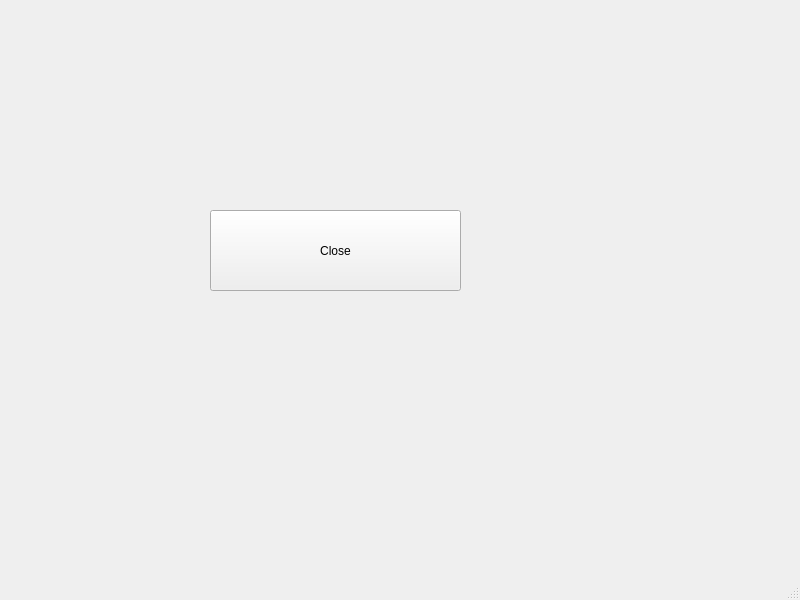
<?xml version="1.0" encoding="UTF-8"?>
<ui version="4.0">
 <class>MainWindow</class>
 <widget class="QMainWindow" name="MainWindow">
  <property name="geometry">
   <rect>
    <x>0</x>
    <y>0</y>
    <width>800</width>
    <height>600</height>
   </rect>
  </property>
  <property name="windowTitle">
   <string>MainWindow</string>
  </property>
  <property name="styleSheet">
   <string notr="true"/>
  </property>
  <widget class="QWidget" name="centralwidget">
   <widget class="QPushButton" name="pushButton">
    <property name="geometry">
     <rect>
      <x>210</x>
      <y>210</y>
      <width>251</width>
      <height>81</height>
     </rect>
    </property>
    <property name="text">
     <string>Close</string>
    </property>
    <property name="iconSize">
     <size>
      <width>30</width>
      <height>3</height>
     </size>
    </property>
    <property name="checkable">
     <bool>false</bool>
    </property>
   </widget>
  </widget>
  <widget class="QMenuBar" name="menubar">
   <property name="geometry">
    <rect>
     <x>0</x>
     <y>0</y>
     <width>800</width>
     <height>26</height>
    </rect>
   </property>
  </widget>
  <widget class="QStatusBar" name="statusbar"/>
 </widget>
 <resources>
  <include location="resources/icons.qrc"/>
 </resources>
 <connections>
  <connection>
   <sender>pushButton</sender>
   <signal>clicked()</signal>
   <receiver>MainWindow</receiver>
   <slot>close()</slot>
   <hints>
    <hint type="sourcelabel">
     <x>338</x>
     <y>286</y>
    </hint>
    <hint type="destinationlabel">
     <x>376</x>
     <y>420</y>
    </hint>
   </hints>
  </connection>
 </connections>
</ui>
